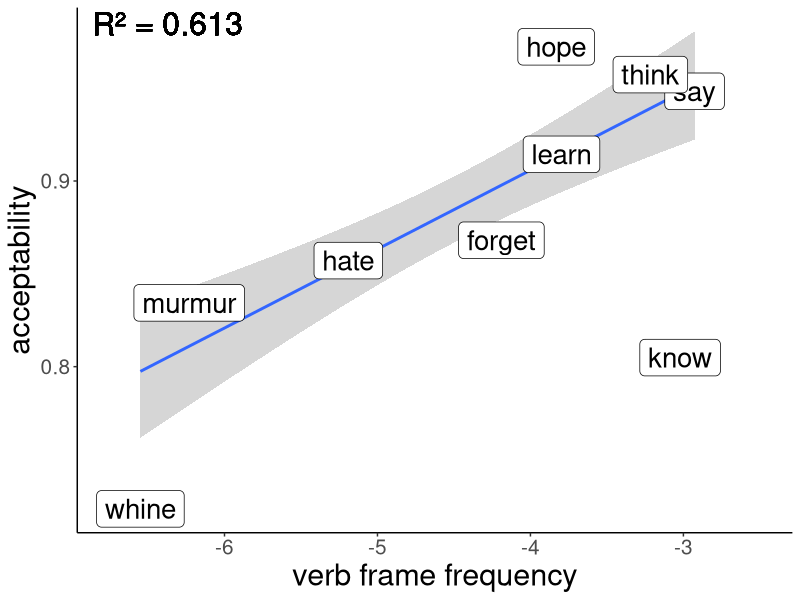
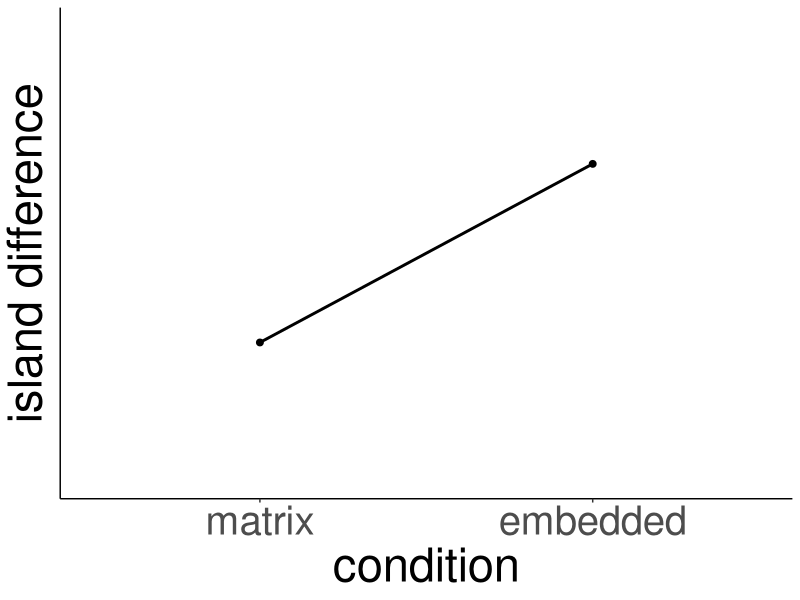
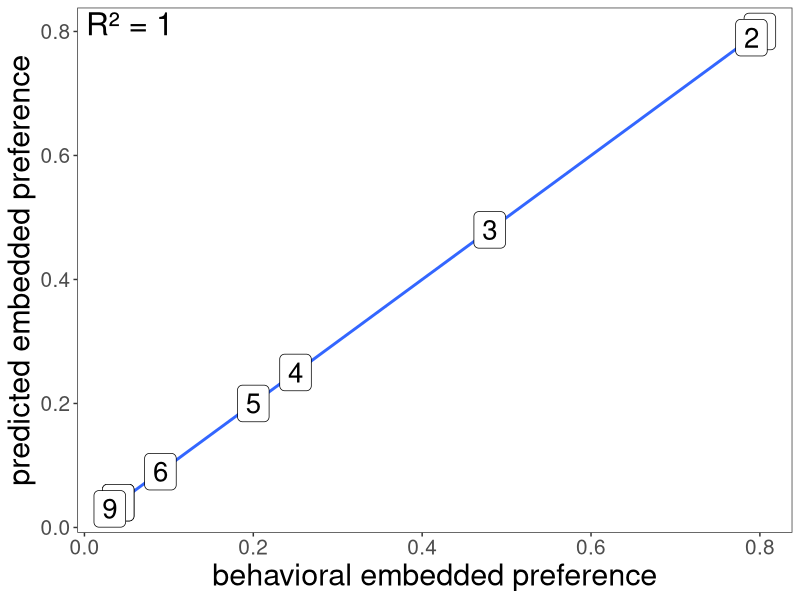

Source code (R) for these figures, in order:
library(tidyverse)

### Reproducing Liu et al. 2021 plot ###
# Loading in original data 
v_freq = read.csv("./frequency_48verbs_unified_osf.csv")
v_judgements = read.csv("./osf_48verbs_unified_2021_centered.csv")

# filtering and plotting 
v_prop = v_judgements %>% 
  filter(sentence_type == 'int', verb_type != 'other') %>% 
  group_by(matrix_verb, verb_type) %>%
  summarise(prop = sum(transform_rating)/length(transform_rating))

d = inner_join(v_prop, v_freq)

d_subset = filter(d, matrix_verb %in% c('say', 'whine', 'murmur', 'hate', 'forget', 'learn', 'know', 'think', 'hope'))

liu_rsquared = summary(lm(prop ~ log_fre, data = d))$r.squared

liu.plot.original <- ggplot(d, mapping = aes(x = log_fre, y = prop)) +
  stat_smooth(method = lm) +
  geom_label(data = d_subset, aes(label = matrix_verb), size = 7) + # can pass in full dataset if want all the labels displayed
  xlim(c(-6.75,-2.5)) +
  geom_text(aes(x = -Inf, y = Inf, label = paste0("R² = ", round(liu_rsquared, 3))),
            hjust = -0.1, vjust = 1.2,  # controls padding from corner
            inherit.aes = FALSE, size = 8) +
  xlab("verb frame frequency") +
  ylab("acceptability") +
  labs(color = "Verb type") + 
  theme_classic() +
  theme(axis.text=element_text(size=15),
        axis.title = element_text(size=22)) 

pdf("./liu_cor_target.pdf", width = 7, height = 6)
liu.plot.original
dev.off()
### Reproducing Liu et al. 2021 plot ###



### Sprouse et al. 2012 island difference pattern ###
dummy_df <- data.frame(condition = c('matrix', 'embedded'), isl_diff = c(1,3)) %>%
  mutate(condition = fct_relevel(condition, 'matrix', 'embedded'))

diff_p <- ggplot(data = dummy_df, aes(x=condition, y=isl_diff, group = 1)) +
  geom_point(size = 2) +
  geom_line(size = 1) +
  theme_classic() +
  ylab("island difference") +
  ylim(-0.5,4.5) +
  theme(axis.text=element_text(size=29),
        axis.title = element_text(size=34),
        panel.grid.major = element_blank(),
        panel.grid.minor = element_blank(),
        axis.ticks.y = element_blank(),
        axis.text.y = element_blank()
  ) 

pdf("./island_diff_target.pdf")
diff_p
dev.off()
### Sprouse et al. 2012 island difference pattern ###



### Target model-behavior correlation from DeVilliers et al. 2008 ###
df = tibble(item_num = c(1:9),
            beh_embed_pref = c(0.80, 0.79, 0.48, 0.25, 0.20, 0.09, 0.04, 0.04, 0.03))

target_cor <- ggplot(df, aes(x = beh_embed_pref, y = beh_embed_pref)) +
  stat_smooth(method = lm) +
  geom_label(aes(label = item_num), size = 7) +
  # geom_text(data = df_rsquared,
  geom_text(data = tibble(),          
            aes(x = -Inf, y = Inf, label = "R² = 1"),
            hjust = -0.1, vjust = 1.2,  # controls padding from corner
            inherit.aes = FALSE, size = 8) +
  xlab("behavioral embedded preference") +
  ylab("predicted embedded preference") +
  theme_bw() +
  theme(plot.title = element_text(hjust = 0.5, size = 30),
        axis.text=element_text(size=15),
        axis.title = element_text(size=22),
        strip.text = element_text(size = 21),
        strip.background = element_rect(colour = "black", fill = "grey95"),
        panel.grid.major = element_blank(),
        panel.grid.minor = element_blank())

pdf("./dev_cor_target.pdf", width = 7, height = 6)
target_cor
dev.off()
### Target model-behavior correlation from DeVilliers et al. 2008 ###
